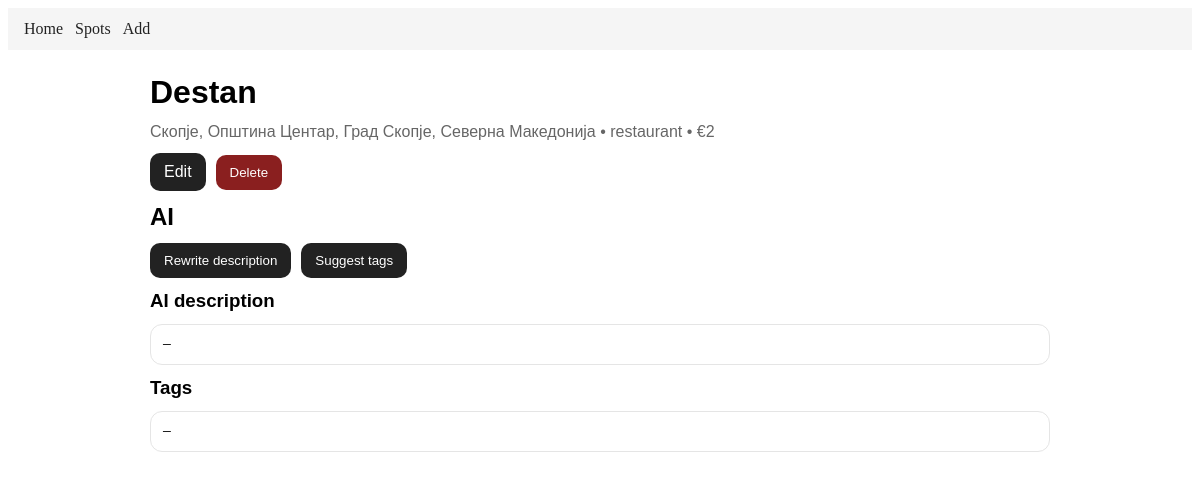
The page /spots/6 on the database its author committed.
### models.py (models this page shows)
class Spot(Base):
    __tablename__ = "spots"
    id = Column(Integer, primary_key=True)
    name = Column(String(120), nullable=False)
    city_query = Column(String(120), nullable=False)
    city_full_name = Column(String(255), nullable=True)
    category = Column(String(40), nullable=False)
    price_level = Column(Integer, nullable=True)
    notes = Column(Text, nullable=True)
    ai_description = Column(Text, nullable=True)
    tags = Column(String(255), nullable=True)
    created_at = Column(DateTime, default=datetime.utcnow, nullable=False)

### app.py (the view)
@app.get("/spots/<int:spot_id>")
def spot_detail(spot_id: int):
    spot = session.get(Spot, spot_id)
    if not spot:
        return "Не постои место со ова ИД", 404
    return render_template("spot_detail.html", spot=spot, categories=CATEGORIES)

### templates/spot_detail.html (shortened to what this page needs)
{% extends "layout.html" %}
{% block content %}
<h1>{{ spot.name }}</h1>
<div class="muted">
  {{ spot.city_full_name or spot.city_query }}
  • {{ spot.category }}
  {% if spot.price_level %} • €{{ spot.price_level }}{% endif %}
</div>
<div class="row">
  <a class="btn" href="{{ url_for('spot_edit', spot_id=spot.id) }}">Edit</a>
  <form method="post"
        action="{{ url_for('spot_delete', spot_id=spot.id) }}"
        onsubmit="return confirm('Delete?');">
    <button class="btn danger" type="submit">Delete</button>
  </form>
</div>
<h2>AI</h2>
<div class="row">
  <form method="post" action="{{ url_for('ai_rewrite', spot_id=spot.id) }}">
    <button class="btn" type="submit">Rewrite description</button>
  </form>
  <form method="post" action="{{ url_for('ai_tags', spot_id=spot.id) }}">
    <button class="btn" type="submit">Suggest tags</button>
  </form>
</div>
<h3>AI description</h3>
<div class="card">
  <pre class="pre">{{ spot.ai_description or "—" }}</pre>
</div>
<h3>Tags</h3>
<div class="card">
  <pre class="pre">{{ spot.tags or "—" }}</pre>
</div>
{% endblock %}

### static/css/style.css (style rules this page uses)
h1, h2, h3 { margin: 12px 0; }
.btn { display: inline-block; padding: 10px 14px; border: 0; border-radius: 10px; background: #222; color: #fff; cursor: pointer; text-decoration: none; }
.btn.danger { background: #8a1f1f; }
.row { display: flex; gap: 10px; align-items: center; flex-wrap: wrap; margin: 12px 0; }
.card { padding: 12px; margin: 10px 0; border: 1px solid #e5e5e5; border-radius: 12px; background: #fff; }
.pre { white-space: pre-wrap; margin: 0; }
.muted { color: #666; }

### rows shown on the page
Spot: name "Destan", city_full_name "Скопје, Општина Центар, Град Скопје, Северна Македонија", category "restaurant", price_level "2", ai_description "—", tags "—"
